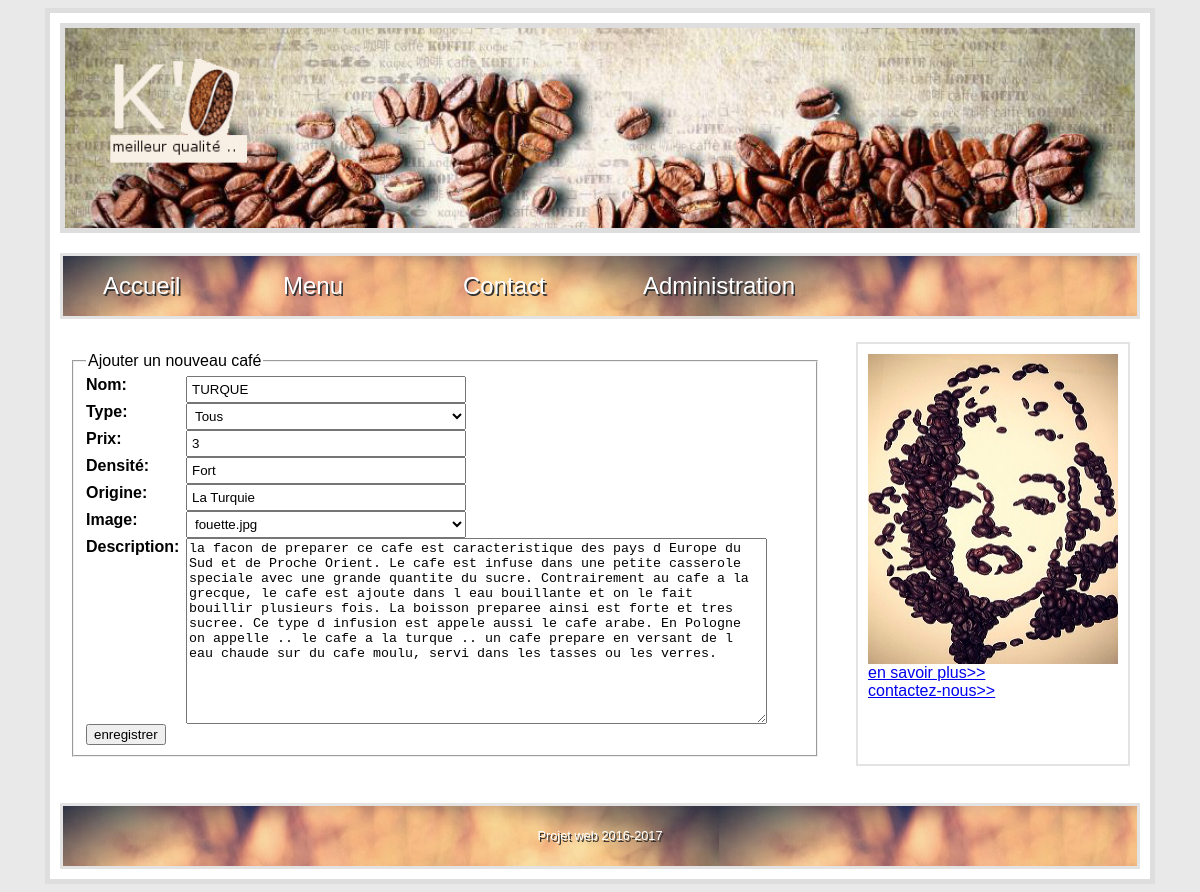
The page /CoffeeAdd.php?update=113 on the database its author committed.
### tables this page shows
CREATE TABLE `coffee` (
  `id` int(11) NOT NULL,
  `name` varchar(30) NOT NULL,
  `type` varchar(15) NOT NULL,
  `price` int(10) NOT NULL,
  `roast` varchar(10) NOT NULL,
  `country` varchar(10) NOT NULL,
  `image` text NOT NULL,
  `review` text NOT NULL
);

### Model/Credentials.php (called while the page is built, shortened)
<?php
$database = "coffeedb";
?>

### Model/CoffeeModel.php (called while the page is built, shortened)
<?php
require ("Entities/CoffeeEntity.php");
class CoffeeModel {
    function GetCoffeeTypes() {
        require ('Credentials.php');
        $link=mysqli_connect($host, $user, $passwd) or die(mysql_error());
        mysqli_select_db($link,$database);
        $result = mysqli_query($link,"SELECT DISTINCT type FROM coffee") or die(mysql_error());
        $types = array();
        while ($row = mysqli_fetch_array($result)) {
            array_push($types, $row[0]);
        }
        return $types;
    }
    function GetCoffeeById($id) {
        require ('Credentials.php');
        $link=mysqli_connect($host, $user, $passwd) or die(mysql_error);
        mysqli_select_db($link,$database);
        $query = "SELECT * FROM coffee WHERE id = $id";
        $result = mysqli_query($link,$query) or die(mysql_error());
        while ($row = mysqli_fetch_array($result)) {
            $name = $row[1];
            $type = $row[2];
            $price = $row[3];
            $roast = $row[4];
            $country = $row[5];
            $image = $row[6];
            $review = $row[7];
            $coffee = new CoffeeEntity($id, $name, $type, $price, $roast, $country, $image, $review);
        }
        return $coffee;
    }
}
?>

### Entities/CoffeeEntity.php (called while the page is built, shortened)
<?php
class CoffeeEntity
{
    function __construct($id, $name, $type, $price, $roast, $country, $image, $review) {
        $this->name = $name;
        $this->price = $price;
        $this->roast = $roast;
        $this->country = $country;
        $this->image = $image;
        $this->review = $review;
    }
}
?>

### CoffeeAdd.php (the view, shortened to what this page needs)
<?php
require './Controller/CoffeeController.php';
$coffeeController = new CoffeeController();
if(isset($_GET["update"]))
{
    $coffee = $coffeeController->GetCoffeeById($_GET["update"]);
    $content ="<form action='' method='post'>
    <fieldset>
        <legend>Ajouter un nouveau café</legend>
        <label for='name'>Nom: </label>
        <input type='text' class='inputField' name='txtName' value='$coffee->name'  /><br/>
        <label for='type'>Type: </label>
        <select class='inputField' name='ddlType'>
            <option value='%'>Tous</option>"
        .$coffeeController->CreateOptionValues($coffeeController->GetCoffeeTypes()).
        "</select><br/>
        <label for='price'>Prix: </label>
        <input type='text' class='inputField' name='txtPrice' value='$coffee->price'/><br/>
        <label for='roast'>Densité: </label>
        <input type='text' class='inputField' name='txtRoast' value='$coffee->roast' /><br/>
        <label for='country'>Origine: </label>
        <input type='text' class='inputField' name='txtCountry' value='$coffee->country' /><br/>
        <label for='image'>Image: </label>
        <select class='inputField' name='ddlImage' value='$coffee->image'>"
        .$coffeeController->GetImages().
        "</select></br>
        <label for='review'>Description: </label>
        <textarea cols='70' rows='12' name='txtReview'>$coffee->review</textarea></br>
        <input type='submit' value='enregistrer'>
    </fieldset>
</form>";
}
include './Template.php';
?>

### Styles/Stylesheet.css (style rules this page uses)
body { font-family: lucida grande ,tahoma,verdana,arial,sans-serif; background-color: #e9e9e9; }
.inputField { width: 280px; padding: 4px; }
label { float: left; width: 100px; font-weight: bold; }

### rows shown on the page
coffee: txtName "TURQUE", txtPrice "3", txtRoast "Fort", txtCountry "La Turquie", ddlImage "fouette.jpg", txtReview "la facon de preparer ce cafe est caracteristique des pays d Europe du Sud et de Proche Orient. Le cafe est infuse dans une petite casserole speciale avec une grande quantite du sucre. Contrairement au cafe a la grecque, le cafe est ajoute dans l eau bouillante et on le fait bouillir plusieurs fois. La boisson preparee ainsi est forte et tres sucree. Ce type d infusion est appele aussi le cafe arabe. En Pologne on appelle .. le cafe a la turque .. un cafe prepare en versant de l eau chaude sur du cafe moulu, servi dans les tasses ou les verres."
